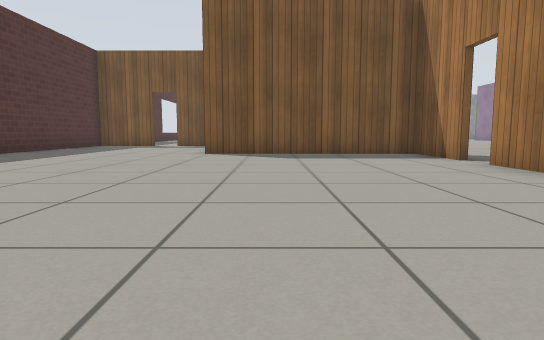
view 1 (above)

16 first-person views from a walk through a world built for the Gazebo simulator. The camera is 0.5 m above the floor, tilts 6° down and sees 75° across. The floor is counted in squares, 1 m on a side. Each view is taken from the middle of a square. On the plan, view 1 faces up. The plan holds only what a view shows up to about 9 squares ahead; the rest is blank. The place goes on beyond the plan. Gazebo's built-in surfaces are drawn with simple patterns.

view 2
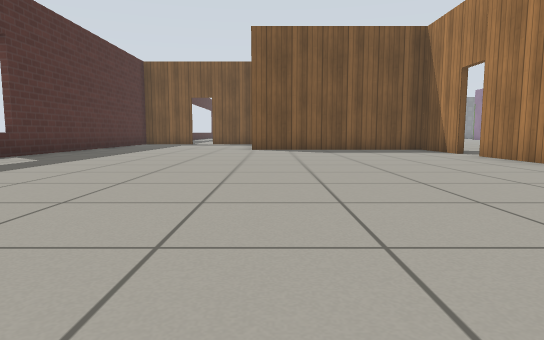

view 3
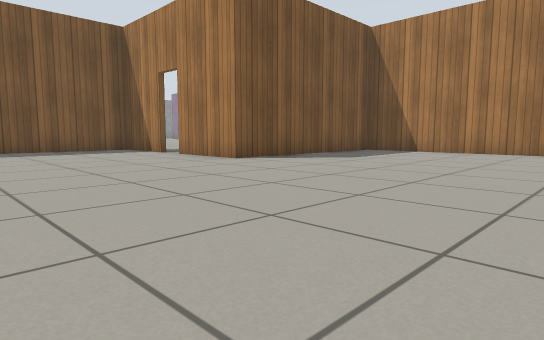

view 4
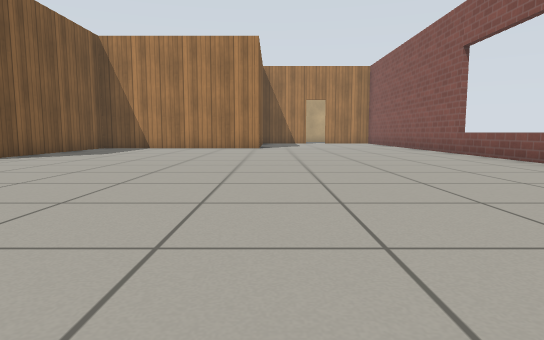

view 5
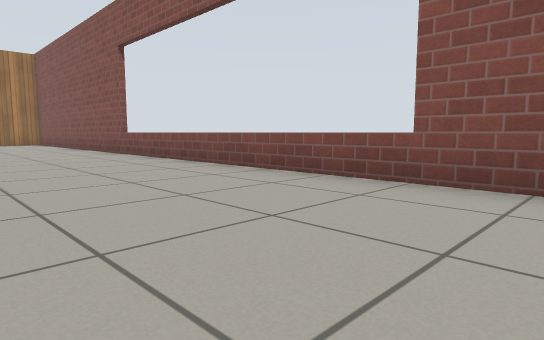

view 6
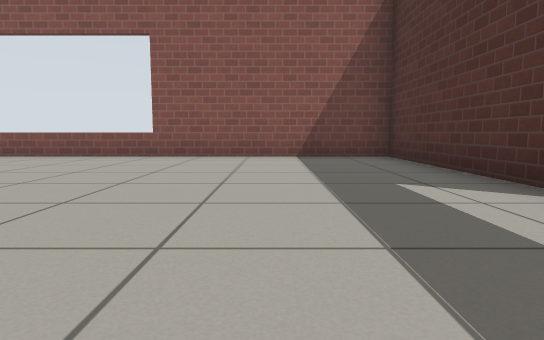

view 7
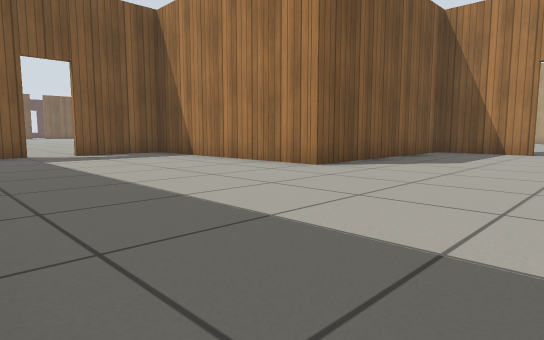

view 8
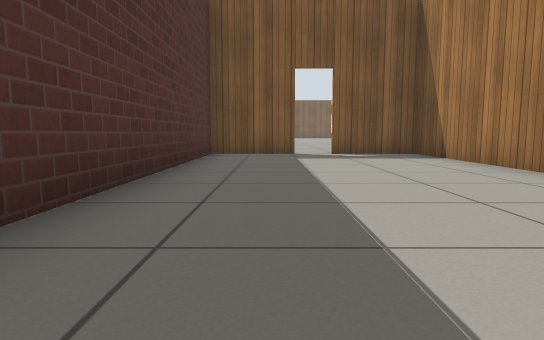

view 9
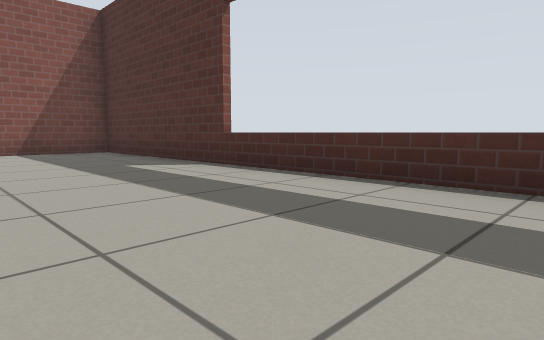

view 10
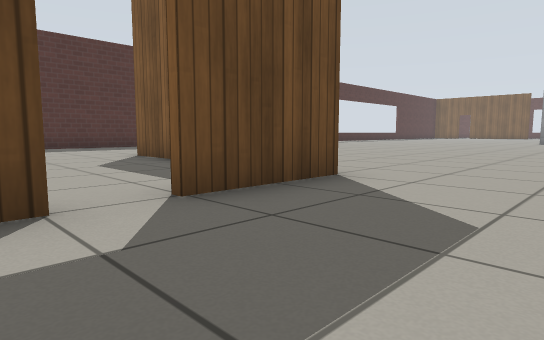

view 11
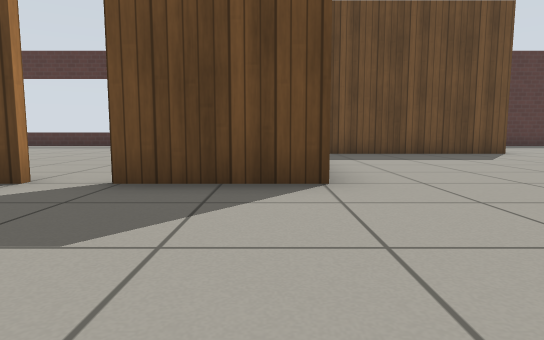

view 12
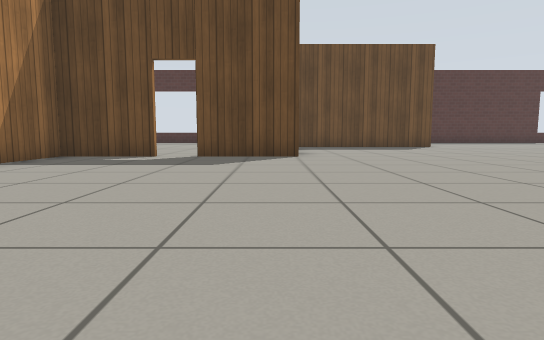

view 13
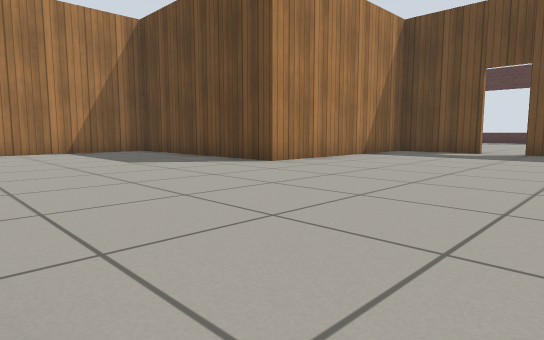

view 14
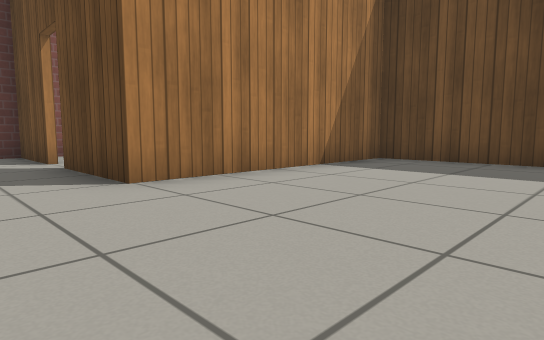

view 15
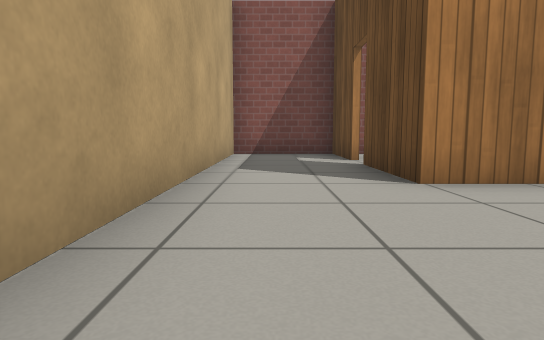

view 16
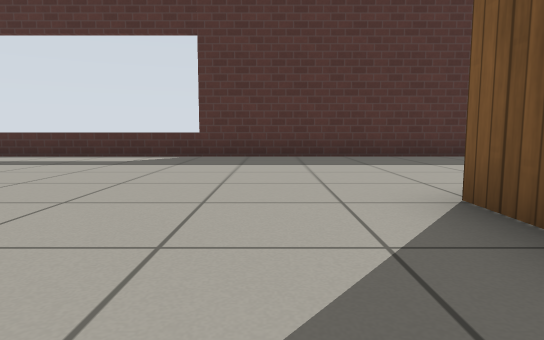

### Floor plan
Points are (right, up) in squares from view 1. A wall is a line through its corners. A room is listed if a view was taken in it or the views show most of it. See-through windows are left out.
Room 1 (views 1, 2, 3, 4, 5, 6, 7, 8, 9, 16)
walls: (3.4, 6.4) (3.4, 8.4) (-1.6, 8.4) (-1.6, 13.4) (-3.6, 13.4); (6.6, 3.4) (3.4, 3.4) (3.4, 5.6); (8.4, -0.8) (8.4, 1.6); (-4.4, 13.4) (-6.4, 13.4) (-6.4, -6.4) (6.6, -6.4)
ways out: open door at (-4, 13.5) to room 2; open door at (3.5, 6) to room 2; open door at (13.5, -4) to room 2
Room 2 (views 10, 11, 12, 13, 14, 15)
walls: (3.6, 8.6) (3.6, 6.4); (3.6, 5.6) (3.6, 3.6) (8.6, 3.6) (8.6, -1.4) (13.6, -1.4) (13.6, -3.6); (13.6, -4.4) (13.6, -6.4) (15.9, -6.4) (15.9, 0.9); (-1.4, 13.6) (-1.4, 9.4)
ways out: open door at (-4, 13.5) to room 1; open door at (3.5, 6) to room 1; open door at (13.5, -4) to room 1; open door at (13.5, 6)

Where each view was taken, in squares from view 1:
view 1: 0 up, 0 right, facing up
view 2: 2 down, 1 left, facing up
view 3: 2 down, 1 left, facing up-right
view 4: 2 down, 3 left, facing right
view 5: 3 down, 3 left, facing down-right
view 6: 1 up, 4 left, facing down
view 7: 5 up, 6 left, facing up-right
view 8: 5 up, 5 left, facing up
view 9: 3 up, 3 left, facing down-left
view 10: 5 up, 6 right, facing up-left
view 11: 8 up, 7 right, facing left
view 12: 8 up, 11 right, facing left
view 13: 8 up, 13 right, facing down-left
view 14: 2 up, 15 right, facing down-left
view 15: 2 up, 15 right, facing down
view 16: 7 up, 1 right, facing left
